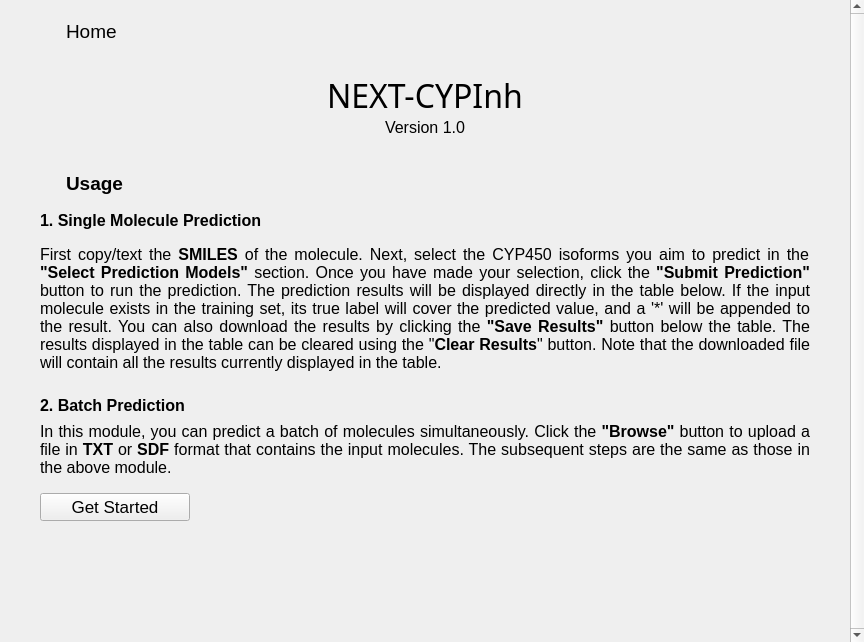
<?xml version="1.0" encoding="UTF-8"?>
<ui version="4.0">
 <class>homePage</class>
 <widget class="QWidget" name="homePage">
  <property name="geometry">
   <rect>
    <x>0</x>
    <y>0</y>
    <width>864</width>
    <height>642</height>
   </rect>
  </property>
  <property name="minimumSize">
   <size>
    <width>864</width>
    <height>642</height>
   </size>
  </property>
  <property name="maximumSize">
   <size>
    <width>864</width>
    <height>642</height>
   </size>
  </property>
  <property name="font">
   <font>
    <family>Segoe UI</family>
    <pointsize>12</pointsize>
   </font>
  </property>
  <property name="windowTitle">
   <string>homePage</string>
  </property>
  <property name="locale">
   <locale language="English" country="UnitedStates"/>
  </property>
  <widget class="QScrollArea" name="home_scrollArea">
   <property name="geometry">
    <rect>
     <x>0</x>
     <y>0</y>
     <width>864</width>
     <height>642</height>
    </rect>
   </property>
   <property name="sizePolicy">
    <sizepolicy hsizetype="Fixed" vsizetype="Fixed">
     <horstretch>0</horstretch>
     <verstretch>0</verstretch>
    </sizepolicy>
   </property>
   <property name="frameShape">
    <enum>QFrame::NoFrame</enum>
   </property>
   <property name="verticalScrollBarPolicy">
    <enum>Qt::ScrollBarAlwaysOn</enum>
   </property>
   <property name="widgetResizable">
    <bool>true</bool>
   </property>
   <widget class="QWidget" name="home_scrollAreaWidgetContents">
    <property name="geometry">
     <rect>
      <x>0</x>
      <y>0</y>
      <width>847</width>
      <height>647</height>
     </rect>
    </property>
    <property name="sizePolicy">
     <sizepolicy hsizetype="Preferred" vsizetype="Fixed">
      <horstretch>0</horstretch>
      <verstretch>0</verstretch>
     </sizepolicy>
    </property>
    <layout class="QVBoxLayout" name="verticalLayout">
     <property name="spacing">
      <number>0</number>
     </property>
     <property name="leftMargin">
      <number>40</number>
     </property>
     <property name="topMargin">
      <number>0</number>
     </property>
     <property name="rightMargin">
      <number>40</number>
     </property>
     <property name="bottomMargin">
      <number>0</number>
     </property>
     <item>
      <spacer name="verticalSpacer">
       <property name="orientation">
        <enum>Qt::Vertical</enum>
       </property>
       <property name="sizeType">
        <enum>QSizePolicy::Fixed</enum>
       </property>
       <property name="sizeHint" stdset="0">
        <size>
         <width>20</width>
         <height>20</height>
        </size>
       </property>
      </spacer>
     </item>
     <item>
      <layout class="QHBoxLayout" name="home_headline_hlay">
       <property name="spacing">
        <number>6</number>
       </property>
       <item>
        <widget class="QLabel" name="home_icon">
         <property name="maximumSize">
          <size>
           <width>20</width>
           <height>20</height>
          </size>
         </property>
         <property name="text">
          <string/>
         </property>
         <property name="pixmap">
          <pixmap resource="../static/resource.qrc">:/icons/icons/Ionic-Ionicons-Home.ico</pixmap>
         </property>
         <property name="scaledContents">
          <bool>true</bool>
         </property>
         <property name="alignment">
          <set>Qt::AlignCenter</set>
         </property>
        </widget>
       </item>
       <item>
        <widget class="QLabel" name="home_label">
         <property name="sizePolicy">
          <sizepolicy hsizetype="Preferred" vsizetype="Fixed">
           <horstretch>0</horstretch>
           <verstretch>0</verstretch>
          </sizepolicy>
         </property>
         <property name="font">
          <font>
           <family>Segoe UI</family>
           <pointsize>14</pointsize>
          </font>
         </property>
         <property name="text">
          <string>Home</string>
         </property>
         <property name="alignment">
          <set>Qt::AlignLeading|Qt::AlignLeft|Qt::AlignVCenter</set>
         </property>
        </widget>
       </item>
      </layout>
     </item>
     <item>
      <spacer name="verticalSpacer_2">
       <property name="orientation">
        <enum>Qt::Vertical</enum>
       </property>
       <property name="sizeType">
        <enum>QSizePolicy::Fixed</enum>
       </property>
       <property name="sizeHint" stdset="0">
        <size>
         <width>20</width>
         <height>30</height>
        </size>
       </property>
      </spacer>
     </item>
     <item>
      <widget class="QLabel" name="home_title_label">
       <property name="sizePolicy">
        <sizepolicy hsizetype="Preferred" vsizetype="Fixed">
         <horstretch>0</horstretch>
         <verstretch>0</verstretch>
        </sizepolicy>
       </property>
       <property name="font">
        <font>
         <family>Sitka</family>
         <pointsize>24</pointsize>
         <bold>false</bold>
        </font>
       </property>
       <property name="frameShape">
        <enum>QFrame::NoFrame</enum>
       </property>
       <property name="frameShadow">
        <enum>QFrame::Plain</enum>
       </property>
       <property name="text">
        <string>NEXT-CYPInh</string>
       </property>
       <property name="textFormat">
        <enum>Qt::PlainText</enum>
       </property>
       <property name="alignment">
        <set>Qt::AlignCenter</set>
       </property>
      </widget>
     </item>
     <item>
      <widget class="QLabel" name="version_label">
       <property name="sizePolicy">
        <sizepolicy hsizetype="Preferred" vsizetype="Fixed">
         <horstretch>0</horstretch>
         <verstretch>0</verstretch>
        </sizepolicy>
       </property>
       <property name="font">
        <font>
         <family>Segoe UI</family>
         <pointsize>12</pointsize>
        </font>
       </property>
       <property name="cursor">
        <cursorShape>IBeamCursor</cursorShape>
       </property>
       <property name="mouseTracking">
        <bool>true</bool>
       </property>
       <property name="text">
        <string>Version 1.0</string>
       </property>
       <property name="alignment">
        <set>Qt::AlignCenter</set>
       </property>
       <property name="textInteractionFlags">
        <set>Qt::LinksAccessibleByMouse|Qt::TextSelectableByMouse</set>
       </property>
      </widget>
     </item>
     <item>
      <spacer name="verticalSpacer_3">
       <property name="orientation">
        <enum>Qt::Vertical</enum>
       </property>
       <property name="sizeType">
        <enum>QSizePolicy::Fixed</enum>
       </property>
       <property name="sizeHint" stdset="0">
        <size>
         <width>20</width>
         <height>35</height>
        </size>
       </property>
      </spacer>
     </item>
     <item>
      <layout class="QHBoxLayout" name="home_headline_hlay_2">
       <property name="spacing">
        <number>6</number>
       </property>
       <item>
        <widget class="QLabel" name="home_icon_2">
         <property name="maximumSize">
          <size>
           <width>20</width>
           <height>20</height>
          </size>
         </property>
         <property name="text">
          <string/>
         </property>
         <property name="pixmap">
          <pixmap resource="../static/resource.qrc">:/icons/icons/Microsoft-Fluentui-Emoji-Mono-Magic-Wand.ico</pixmap>
         </property>
         <property name="scaledContents">
          <bool>true</bool>
         </property>
         <property name="alignment">
          <set>Qt::AlignCenter</set>
         </property>
        </widget>
       </item>
       <item>
        <widget class="QLabel" name="start_label">
         <property name="sizePolicy">
          <sizepolicy hsizetype="Preferred" vsizetype="Fixed">
           <horstretch>0</horstretch>
           <verstretch>0</verstretch>
          </sizepolicy>
         </property>
         <property name="font">
          <font>
           <family>Segoe UI</family>
           <pointsize>14</pointsize>
          </font>
         </property>
         <property name="cursor">
          <cursorShape>IBeamCursor</cursorShape>
         </property>
         <property name="text">
          <string>&lt;html&gt;&lt;head/&gt;&lt;body&gt;&lt;p&gt;&lt;span style=&quot; font-weight:600;&quot;&gt;Usage&lt;/span&gt;&lt;/p&gt;&lt;/body&gt;&lt;/html&gt;</string>
         </property>
         <property name="textFormat">
          <enum>Qt::RichText</enum>
         </property>
         <property name="alignment">
          <set>Qt::AlignLeading|Qt::AlignLeft|Qt::AlignVCenter</set>
         </property>
         <property name="textInteractionFlags">
          <set>Qt::LinksAccessibleByMouse|Qt::TextSelectableByMouse</set>
         </property>
        </widget>
       </item>
      </layout>
     </item>
     <item>
      <spacer name="verticalSpacer_4">
       <property name="orientation">
        <enum>Qt::Vertical</enum>
       </property>
       <property name="sizeType">
        <enum>QSizePolicy::Fixed</enum>
       </property>
       <property name="sizeHint" stdset="0">
        <size>
         <width>20</width>
         <height>15</height>
        </size>
       </property>
      </spacer>
     </item>
     <item>
      <widget class="QLabel" name="start_single_title_label">
       <property name="sizePolicy">
        <sizepolicy hsizetype="Preferred" vsizetype="Fixed">
         <horstretch>0</horstretch>
         <verstretch>0</verstretch>
        </sizepolicy>
       </property>
       <property name="maximumSize">
        <size>
         <width>16777215</width>
         <height>22</height>
        </size>
       </property>
       <property name="font">
        <font>
         <family>Segoe UI</family>
         <pointsize>12</pointsize>
        </font>
       </property>
       <property name="cursor">
        <cursorShape>IBeamCursor</cursorShape>
       </property>
       <property name="text">
        <string>&lt;html&gt;&lt;head/&gt;&lt;body&gt;&lt;p&gt;&lt;span style=&quot; font-weight:600;&quot;&gt;1. Single Molecule Prediction&lt;/span&gt;&lt;/p&gt;&lt;/body&gt;&lt;/html&gt;</string>
       </property>
       <property name="textFormat">
        <enum>Qt::RichText</enum>
       </property>
       <property name="alignment">
        <set>Qt::AlignJustify|Qt::AlignVCenter</set>
       </property>
       <property name="wordWrap">
        <bool>true</bool>
       </property>
       <property name="textInteractionFlags">
        <set>Qt::LinksAccessibleByMouse|Qt::TextSelectableByMouse</set>
       </property>
      </widget>
     </item>
     <item>
      <widget class="QLabel" name="start_single_content_label">
       <property name="sizePolicy">
        <sizepolicy hsizetype="Preferred" vsizetype="Fixed">
         <horstretch>0</horstretch>
         <verstretch>0</verstretch>
        </sizepolicy>
       </property>
       <property name="maximumSize">
        <size>
         <width>16777215</width>
         <height>156</height>
        </size>
       </property>
       <property name="font">
        <font>
         <family>Segoe UI</family>
         <pointsize>12</pointsize>
        </font>
       </property>
       <property name="cursor">
        <cursorShape>IBeamCursor</cursorShape>
       </property>
       <property name="text">
        <string>&lt;html&gt;&lt;head/&gt;&lt;body&gt;&lt;p&gt;First copy/text the &lt;span style=&quot; font-weight:600;&quot;&gt;SMILES&lt;/span&gt; of the molecule. Next, select the CYP450 isoforms you aim to predict in the &lt;span style=&quot; font-weight:600;&quot;&gt;&amp;quot;Select Prediction Models&amp;quot;&lt;/span&gt; section. Once you have made your selection, click the &lt;span style=&quot; font-weight:600;&quot;&gt;&amp;quot;Submit Prediction&amp;quot;&lt;/span&gt; button to run the prediction. The prediction results will be displayed directly in the table below. If the input molecule exists in the training set, its true label will cover the predicted value, and a '*' will be appended to the result. You can also download the results by clicking the &lt;span style=&quot; font-weight:600;&quot;&gt;&amp;quot;Save Results&amp;quot;&lt;/span&gt; button below the table. The results displayed in the table can be cleared using the &amp;quot;&lt;span style=&quot; font-weight:600;&quot;&gt;Clear Results&lt;/span&gt;&amp;quot; button. Note that the downloaded file will contain all the results currently displayed in the table.&lt;/p&gt;&lt;/body&gt;&lt;/html&gt;</string>
       </property>
       <property name="textFormat">
        <enum>Qt::RichText</enum>
       </property>
       <property name="alignment">
        <set>Qt::AlignJustify|Qt::AlignVCenter</set>
       </property>
       <property name="wordWrap">
        <bool>true</bool>
       </property>
       <property name="textInteractionFlags">
        <set>Qt::LinksAccessibleByMouse|Qt::TextSelectableByMouse</set>
       </property>
      </widget>
     </item>
     <item>
      <spacer name="verticalSpacer_5">
       <property name="orientation">
        <enum>Qt::Vertical</enum>
       </property>
       <property name="sizeType">
        <enum>QSizePolicy::Fixed</enum>
       </property>
       <property name="sizeHint" stdset="0">
        <size>
         <width>20</width>
         <height>10</height>
        </size>
       </property>
      </spacer>
     </item>
     <item>
      <widget class="QLabel" name="start_batch_title_label">
       <property name="sizePolicy">
        <sizepolicy hsizetype="Preferred" vsizetype="Fixed">
         <horstretch>0</horstretch>
         <verstretch>0</verstretch>
        </sizepolicy>
       </property>
       <property name="maximumSize">
        <size>
         <width>16777215</width>
         <height>22</height>
        </size>
       </property>
       <property name="font">
        <font>
         <family>Segoe UI</family>
         <pointsize>12</pointsize>
        </font>
       </property>
       <property name="cursor">
        <cursorShape>IBeamCursor</cursorShape>
       </property>
       <property name="text">
        <string>&lt;html&gt;&lt;head/&gt;&lt;body&gt;&lt;p&gt;&lt;span style=&quot; font-weight:600;&quot;&gt;2. Batch Prediction&lt;/span&gt;&lt;/p&gt;&lt;/body&gt;&lt;/html&gt;</string>
       </property>
       <property name="textFormat">
        <enum>Qt::RichText</enum>
       </property>
       <property name="alignment">
        <set>Qt::AlignJustify|Qt::AlignVCenter</set>
       </property>
       <property name="wordWrap">
        <bool>false</bool>
       </property>
       <property name="openExternalLinks">
        <bool>true</bool>
       </property>
       <property name="textInteractionFlags">
        <set>Qt::LinksAccessibleByMouse|Qt::TextSelectableByMouse</set>
       </property>
      </widget>
     </item>
     <item>
      <widget class="QLabel" name="start_batch_content_label">
       <property name="sizePolicy">
        <sizepolicy hsizetype="Preferred" vsizetype="Fixed">
         <horstretch>0</horstretch>
         <verstretch>0</verstretch>
        </sizepolicy>
       </property>
       <property name="maximumSize">
        <size>
         <width>16777215</width>
         <height>66</height>
        </size>
       </property>
       <property name="font">
        <font>
         <family>Segoe UI</family>
         <pointsize>12</pointsize>
        </font>
       </property>
       <property name="cursor">
        <cursorShape>IBeamCursor</cursorShape>
       </property>
       <property name="text">
        <string>&lt;html&gt;&lt;head/&gt;&lt;body&gt;&lt;p&gt;In this module, you can predict a batch of molecules simultaneously. Click the &lt;span style=&quot; font-weight:600;&quot;&gt;&amp;quot;Browse&amp;quot;&lt;/span&gt; button to upload a file in &lt;span style=&quot; font-weight:600;&quot;&gt;TXT&lt;/span&gt; or &lt;span style=&quot; font-weight:600;&quot;&gt;SDF&lt;/span&gt; format that contains the input molecules. The subsequent steps are the same as those in the above module.&lt;/p&gt;&lt;/body&gt;&lt;/html&gt;</string>
       </property>
       <property name="textFormat">
        <enum>Qt::RichText</enum>
       </property>
       <property name="alignment">
        <set>Qt::AlignJustify|Qt::AlignVCenter</set>
       </property>
       <property name="wordWrap">
        <bool>true</bool>
       </property>
       <property name="textInteractionFlags">
        <set>Qt::LinksAccessibleByMouse|Qt::TextSelectableByMouse</set>
       </property>
      </widget>
     </item>
     <item>
      <spacer name="verticalSpacer_6">
       <property name="orientation">
        <enum>Qt::Vertical</enum>
       </property>
       <property name="sizeType">
        <enum>QSizePolicy::Fixed</enum>
       </property>
       <property name="sizeHint" stdset="0">
        <size>
         <width>20</width>
         <height>10</height>
        </size>
       </property>
      </spacer>
     </item>
     <item>
      <layout class="QHBoxLayout" name="horizontalLayout">
       <property name="spacing">
        <number>10</number>
       </property>
       <item>
        <widget class="QPushButton" name="pred_btn">
         <property name="minimumSize">
          <size>
           <width>150</width>
           <height>0</height>
          </size>
         </property>
         <property name="font">
          <font>
           <family>Segoe UI</family>
           <pointsize>13</pointsize>
           <bold>false</bold>
          </font>
         </property>
         <property name="cursor">
          <cursorShape>PointingHandCursor</cursorShape>
         </property>
         <property name="text">
          <string>Get Started</string>
         </property>
        </widget>
       </item>
       <item>
        <spacer name="horizontalSpacer">
         <property name="orientation">
          <enum>Qt::Horizontal</enum>
         </property>
         <property name="sizeHint" stdset="0">
          <size>
           <width>40</width>
           <height>0</height>
          </size>
         </property>
        </spacer>
       </item>
      </layout>
     </item>
     <item>
      <spacer name="verticalSpacer_8">
       <property name="orientation">
        <enum>Qt::Vertical</enum>
       </property>
       <property name="sizeType">
        <enum>QSizePolicy::Fixed</enum>
       </property>
       <property name="sizeHint" stdset="0">
        <size>
         <width>20</width>
         <height>118</height>
        </size>
       </property>
      </spacer>
     </item>
    </layout>
   </widget>
  </widget>
 </widget>
 <resources>
  <include location="../static/resource.qrc"/>
 </resources>
 <connections/>
</ui>
